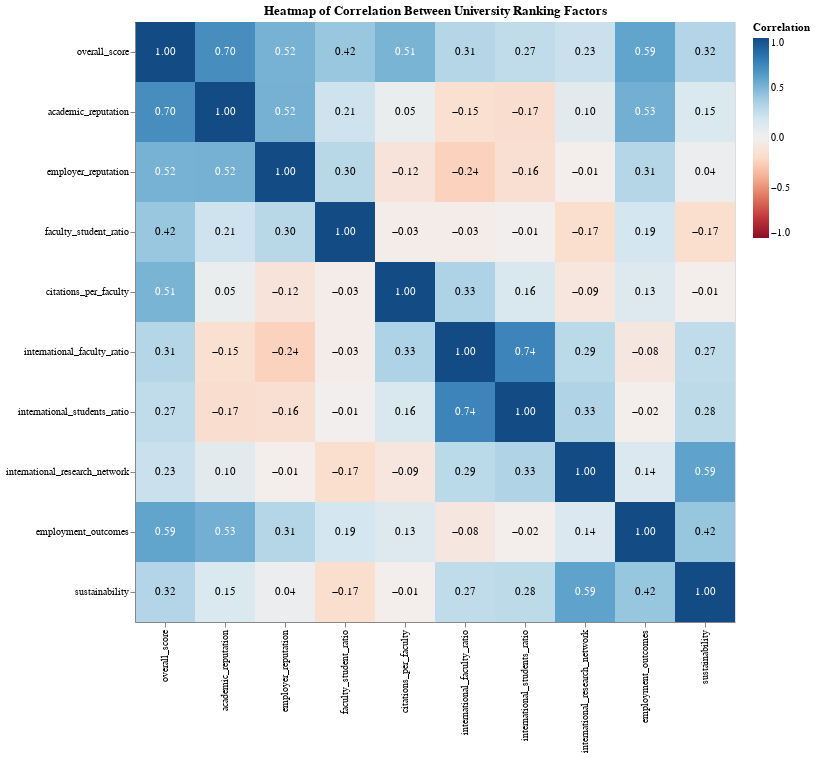

Notebook code for this chart:
### Markdown cell above
My first visualization is a scatterplot comparing academic reputation against overall scores. Each dot represents a university, showing how reputation and ranking are related. The plot's regression line has a positive slope, highlighting a likely trend that universities with higher academic reputations tend to have better overall rankings. This simple analysis begins our path into understanding the key factors behind a university's success, emphasizing the impact of academic reputation. Although this seems like a major factor, there are still schools with high reputation that had low overall scores, so I will continue to explore the importance of other factors in these rankings.

### Code cell
numeric_cols = ['overall_score', 'academic_reputation', 'employer_reputation', 'faculty_student_ratio', 'citations_per_faculty', 'international_faculty_ratio', 'international_students_ratio', 'international_research_network', 'employment_outcomes', 'sustainability', 'Fundos (US$)']
df_numeric = df_universities[numeric_cols]

correlation_matrix = df_numeric.corr().reset_index().melt('index')

correlation_matrix.columns = ['Variable 1', 'Variable 2', 'Correlation']

heatmap = alt.Chart(correlation_matrix).mark_rect().encode(
    x=alt.X('Variable 1:N', sort=numeric_cols, title=None),
    y=alt.Y('Variable 2:N', sort=numeric_cols, title=None),
    color=alt.Color('Correlation:Q', scale=alt.Scale(domain=[-1, 1], scheme='redblue')),
    tooltip=['Variable 1', 'Variable 2', 'Correlation:Q']
).properties(
    title='Heatmap of Correlation Between University Ranking Factors',
    width=600,
    height=600
)

text = heatmap.mark_text(baseline='middle').encode(
    text=alt.Text('Correlation:Q', format='.2f'),
    color=alt.condition(
        alt.datum.Correlation > 0.5, 
        alt.value('white'),
        alt.value('black')
    )
)

heatmap + text

### Figure 1 — Vega-Lite specification as saved in the notebook (floating-point values rounded to 4 significant figures)
{"config": {"view": {"continuousWidth": 300, "continuousHeight": 300}}, "layer": [{"mark": {"type": "rect"}, "encoding": {"color": {"field": "Correlation", "scale": {"domain": [-1, 1], "scheme": "redblue"}, "type": "quantitative"}, "tooltip": [{"field": "Variable 1", "type": "nominal"}, {"field": "Variable 2", "type": "nominal"}, {"field": "Correlation", "type": "quantitative"}], "x": {"field": "Variable 1", "sort": ["overall_score", "academic_reputation", "employer_reputation", "faculty_student_ratio", "citations_per_faculty", "international_faculty_ratio", "international_students_ratio", "international_research_network", "employment_outcomes", "sustainability", "Fundos (US$)"], "title": null, "type": "nominal"}, "y": {"field": "Variable 2", "sort": ["overall_score", "academic_reputation", "employer_reputation", "faculty_student_ratio", "citations_per_faculty", "international_faculty_ratio", "international_students_ratio", "international_research_network", "employment_outcomes", "sustainability", "Fundos (US$)"], "title": null, "type": "nominal"}}, "title": "Heatmap of Correlation Between University Ranking Factors"}, {"mark": {"type": "text", "baseline": "middle"}, "encoding": {"color": {"condition": {"test": "(datum.Correlation > 0.5)", "value": "white"}, "value": "black"}, "text": {"field": "Correlation", "format": ".2f", "type": "quantitative"}, "tooltip": [{"field": "Variable 1", "type": "nominal"}, {"field": "Variable 2", "type": "nominal"}, {"field": "Correlation", "type": "quantitative"}], "x": {"field": "Variable 1", "sort": ["overall_score", "academic_reputation", "employer_reputation", "faculty_student_ratio", "citations_per_faculty", "international_faculty_ratio", "international_students_ratio", "international_research_network", "employment_outcomes", "sustainability", "Fundos (US$)"], "title": null, "type": "nominal"}, "y": {"field": "Variable 2", "sort": ["overall_score", "academic_reputation", "employer_reputation", "faculty_student_ratio", "citations_per_faculty", "international_faculty_ratio", "international_students_ratio", "international_research_network", "employment_outcomes", "sustainability", "Fundos (US$)"], "title": null, "type": "nominal"}}, "title": "Heatmap of Correlation Between University Ranking Factors"}], "data": {"name": "data-5a6ee4bcd8f0deb1ce78bd96a64a2945"}, "height": 600, "width": 600, "$schema": "https://vega.github.io/schema/vega-lite/v5.16.3.json", "datasets": {"data-5a6ee4bcd8f0deb1ce78bd96a64a2945": [{"Variable 1": "overall_score", "Variable 2": "overall_score", "Correlation": 1.0}, {"Variable 1": "academic_reputation", "Variable 2": "overall_score", "Correlation": 0.696}, {"Variable 1": "employer_reputation", "Variable 2": "overall_score", "Correlation": 0.5194}, {"Variable 1": "faculty_student_ratio", "Variable 2": "overall_score", "Correlation": 0.4167}, {"Variable 1": "citations_per_faculty", "Variable 2": "overall_score", "Correlation": 0.5089}, {"Variable 1": "international_faculty_ratio", "Variable 2": "overall_score", "Correlation": 0.3087}, {"Variable 1": "international_students_ratio", "Variable 2": "overall_score", "Correlation": 0.2663}, {"Variable 1": "international_research_network", "Variable 2": "overall_score", "Correlation": 0.2319}, {"Variable 1": "employment_outcomes", "Variable 2": "overall_score", "Correlation": 0.5878}, {"Variable 1": "sustainability", "Variable 2": "overall_score", "Correlation": 0.3158}, {"Variable 1": "overall_score", "Variable 2": "academic_reputation", "Correlation": 0.696}, {"Variable 1": "academic_reputation", "Variable 2": "academic_reputation", "Correlation": 1.0}, {"Variable 1": "employer_reputation", "Variable 2": "academic_reputation", "Correlation": 0.5228}, {"Variable 1": "faculty_student_ratio", "Variable 2": "academic_reputation", "Correlation": 0.2123}, {"Variable 1": "citations_per_faculty", "Variable 2": "academic_reputation", "Correlation": 0.04776}, {"Variable 1": "international_faculty_ratio", "Variable 2": "academic_reputation", "Correlation": -0.1547}, {"Variable 1": "international_students_ratio", "Variable 2": "academic_reputation", "Correlation": -0.1657}, {"Variable 1": "international_research_network", "Variable 2": "academic_reputation", "Correlation": 0.09511}, {"Variable 1": "employment_outcomes", "Variable 2": "academic_reputation", "Correlation": 0.533}, {"Variable 1": "sustainability", "Variable 2": "academic_reputation", "Correlation": 0.1485}, {"Variable 1": "overall_score", "Variable 2": "employer_reputation", "Correlation": 0.5194}, {"Variable 1": "academic_reputation", "Variable 2": "employer_reputation", "Correlation": 0.5228}, {"Variable 1": "employer_reputation", "Variable 2": "employer_reputation", "Correlation": 1.0}, {"Variable 1": "faculty_student_ratio", "Variable 2": "employer_reputation", "Correlation": 0.2963}, {"Variable 1": "citations_per_faculty", "Variable 2": "employer_reputation", "Correlation": -0.1152}, {"Variable 1": "international_faculty_ratio", "Variable 2": "employer_reputation", "Correlation": -0.2385}, {"Variable 1": "international_students_ratio", "Variable 2": "employer_reputation", "Correlation": -0.1588}, {"Variable 1": "international_research_network", "Variable 2": "employer_reputation", "Correlation": -0.01213}, {"Variable 1": "employment_outcomes", "Variable 2": "employer_reputation", "Correlation": 0.311}, {"Variable 1": "sustainability", "Variable 2": "employer_reputation", "Correlation": 0.04201}, {"Variable 1": "overall_score", "Variable 2": "faculty_student_ratio", "Correlation": 0.4167}, {"Variable 1": "academic_reputation", "Variable 2": "faculty_student_ratio", "Correlation": 0.2123}, {"Variable 1": "employer_reputation", "Variable 2": "faculty_student_ratio", "Correlation": 0.2963}, {"Variable 1": "faculty_student_ratio", "Variable 2": "faculty_student_ratio", "Correlation": 1.0}, {"Variable 1": "citations_per_faculty", "Variable 2": "faculty_student_ratio", "Correlation": -0.02904}, {"Variable 1": "international_faculty_ratio", "Variable 2": "faculty_student_ratio", "Correlation": -0.03188}, {"Variable 1": "international_students_ratio", "Variable 2": "faculty_student_ratio", "Correlation": -0.005027}, {"Variable 1": "international_research_network", "Variable 2": "faculty_student_ratio", "Correlation": -0.1722}, {"Variable 1": "employment_outcomes", "Variable 2": "faculty_student_ratio", "Correlation": 0.1869}, {"Variable 1": "sustainability", "Variable 2": "faculty_student_ratio", "Correlation": -0.1736}, {"Variable 1": "overall_score", "Variable 2": "citations_per_faculty", "Correlation": 0.5089}, {"Variable 1": "academic_reputation", "Variable 2": "citations_per_faculty", "Correlation": 0.04776}, {"Variable 1": "employer_reputation", "Variable 2": "citations_per_faculty", "Correlation": -0.1152}, {"Variable 1": "faculty_student_ratio", "Variable 2": "citations_per_faculty", "Correlation": -0.02904}, {"Variable 1": "citations_per_faculty", "Variable 2": "citations_per_faculty", "Correlation": 1.0}, {"Variable 1": "international_faculty_ratio", "Variable 2": "citations_per_faculty", "Correlation": 0.3316}, {"Variable 1": "international_students_ratio", "Variable 2": "citations_per_faculty", "Correlation": 0.1582}, {"Variable 1": "international_research_network", "Variable 2": "citations_per_faculty", "Correlation": -0.08571}, {"Variable 1": "employment_outcomes", "Variable 2": "citations_per_faculty", "Correlation": 0.127}, {"Variable 1": "sustainability", "Variable 2": "citations_per_faculty", "Correlation": -0.01449}, {"Variable 1": "overall_score", "Variable 2": "international_faculty_ratio", "Correlation": 0.3087}, {"Variable 1": "academic_reputation", "Variable 2": "international_faculty_ratio", "Correlation": -0.1547}, {"Variable 1": "employer_reputation", "Variable 2": "international_faculty_ratio", "Correlation": -0.2385}, {"Variable 1": "faculty_student_ratio", "Variable 2": "international_faculty_ratio", "Correlation": -0.03188}, {"Variable 1": "citations_per_faculty", "Variable 2": "international_faculty_ratio", "Correlation": 0.3316}, {"Variable 1": "international_faculty_ratio", "Variable 2": "international_faculty_ratio", "Correlation": 1.0}, {"Variable 1": "international_students_ratio", "Variable 2": "international_faculty_ratio", "Correlation": 0.7406}, {"Variable 1": "international_research_network", "Variable 2": "international_faculty_ratio", "Correlation": 0.289}, {"Variable 1": "employment_outcomes", "Variable 2": "international_faculty_ratio", "Correlation": -0.0777}, {"Variable 1": "sustainability", "Variable 2": "international_faculty_ratio", "Correlation": 0.2667}, {"Variable 1": "overall_score", "Variable 2": "international_students_ratio", "Correlation": 0.2663}, {"Variable 1": "academic_reputation", "Variable 2": "international_students_ratio", "Correlation": -0.1657}, {"Variable 1": "employer_reputation", "Variable 2": "international_students_ratio", "Correlation": -0.1588}, {"Variable 1": "faculty_student_ratio", "Variable 2": "international_students_ratio", "Correlation": -0.005027}, {"Variable 1": "citations_per_faculty", "Variable 2": "international_students_ratio", "Correlation": 0.1582}, {"Variable 1": "international_faculty_ratio", "Variable 2": "international_students_ratio", "Correlation": 0.7406}, {"Variable 1": "international_students_ratio", "Variable 2": "international_students_ratio", "Correlation": 1.0}, {"Variable 1": "international_research_network", "Variable 2": "international_students_ratio", "Correlation": 0.3302}, {"Variable 1": "employment_outcomes", "Variable 2": "international_students_ratio", "Correlation": -0.01575}, {"Variable 1": "sustainability", "Variable 2": "international_students_ratio", "Correlation": 0.2803}, {"Variable 1": "overall_score", "Variable 2": "international_research_network", "Correlation": 0.2319}, {"Variable 1": "academic_reputation", "Variable 2": "international_research_network", "Correlation": 0.09511}, {"Variable 1": "employer_reputation", "Variable 2": "international_research_network", "Correlation": -0.01213}, {"Variable 1": "faculty_student_ratio", "Variable 2": "international_research_network", "Correlation": -0.1722}, {"Variable 1": "citations_per_faculty", "Variable 2": "international_research_network", "Correlation": -0.08571}, {"Variable 1": "international_faculty_ratio", "Variable 2": "international_research_network", "Correlation": 0.289}, {"Variable 1": "international_students_ratio", "Variable 2": "international_research_network", "Correlation": 0.3302}, {"Variable 1": "international_research_network", "Variable 2": "international_research_network", "Correlation": 1.0}, {"Variable 1": "employment_outcomes", "Variable 2": "international_research_network", "Correlation": 0.1417}, {"Variable 1": "sustainability", "Variable 2": "international_research_network", "Correlation": 0.5935}, {"Variable 1": "overall_score", "Variable 2": "employment_outcomes", "Correlation": 0.5878}, {"Variable 1": "academic_reputation", "Variable 2": "employment_outcomes", "Correlation": 0.533}, {"Variable 1": "employer_reputation", "Variable 2": "employment_outcomes", "Correlation": 0.311}, {"Variable 1": "faculty_student_ratio", "Variable 2": "employment_outcomes", "Correlation": 0.1869}, {"Variable 1": "citations_per_faculty", "Variable 2": "employment_outcomes", "Correlation": 0.127}, {"Variable 1": "international_faculty_ratio", "Variable 2": "employment_outcomes", "Correlation": -0.0777}, {"Variable 1": "international_students_ratio", "Variable 2": "employment_outcomes", "Correlation": -0.01575}, {"Variable 1": "international_research_network", "Variable 2": "employment_outcomes", "Correlation": 0.1417}, {"Variable 1": "employment_outcomes", "Variable 2": "employment_outcomes", "Correlation": 1.0}, {"Variable 1": "sustainability", "Variable 2": "employment_outcomes", "Correlation": 0.4186}, {"Variable 1": "overall_score", "Variable 2": "sustainability", "Correlation": 0.3158}, {"Variable 1": "academic_reputation", "Variable 2": "sustainability", "Correlation": 0.1485}, {"Variable 1": "employer_reputation", "Variable 2": "sustainability", "Correlation": 0.04201}, {"Variable 1": "faculty_student_ratio", "Variable 2": "sustainability", "Correlation": -0.1736}, {"Variable 1": "citations_per_faculty", "Variable 2": "sustainability", "Correlation": -0.01449}, {"Variable 1": "international_faculty_ratio", "Variable 2": "sustainability", "Correlation": 0.2667}, {"Variable 1": "international_students_ratio", "Variable 2": "sustainability", "Correlation": 0.2803}, {"Variable 1": "international_research_network", "Variable 2": "sustainability", "Correlation": 0.5935}, {"Variable 1": "employment_outcomes", "Variable 2": "sustainability", "Correlation": 0.4186}, {"Variable 1": "sustainability", "Variable 2": "sustainability", "Correlation": 1.0}]}}
